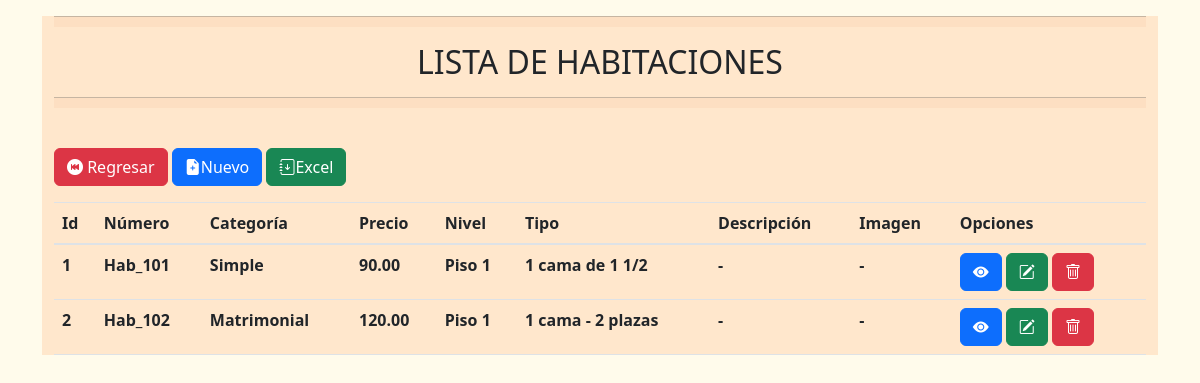
The app's page /vista/habitacion/habitacion.php with its own data.
### tables this page shows
CREATE TABLE `tb_habitacion` (
  `id_habitacion` int(11) NOT NULL,
  `numero` varchar(7) NOT NULL,
  `categoria` varchar(50) NOT NULL,
  `precio` decimal(10,2) NOT NULL,
  `nivel` varchar(20) DEFAULT NULL,
  `tipo` varchar(50) DEFAULT NULL,
  `descripcion` varchar(255) DEFAULT NULL,
  `imagen` varchar(255) DEFAULT NULL
);

### conection/conection.php (called while the page is built)
<?php
    class db{
        private $host= "localhost";
        private $dbname="db_casagrauhotel";
        private $user="root";
        private $password="123";
        public function conexion(){
            try{
                $PDO = new PDO("mysql:host=".$this->host.";dbname=".$this->dbname,$this->user,$this->password);
                return $PDO;
            }catch(PDOException $e){
                return $e->getMessage();
            }
        }
    }
?>

### control/habitacioncontrol.php (called while the page is built, shortened)
<?php
    class habitacionControl{
        private $model;
        public function __construct()
        {
            require_once("c://xampp/htdocs/casagrau/model/habitacionmodel.php");
            $this->model = new habitacionModel();
        }
        public function index(){
            return ($this->model->index()) ? $this->model->index() : false;
        }
    }
?>

### model/habitacionmodel.php (called while the page is built, shortened)
<?php
    class habitacionModel{
        private $PDO;
        public function __construct()
        {
            require_once("c://xampp/htdocs/casagrau/conection/conection.php");
            $con = new db();
            $this->PDO = $con->conexion();
        }
        public function index(){
            $stament = $this->PDO->prepare("SELECT * FROM tb_habitacion");
            return ($stament->execute()) ? $stament->fetchAll() : false;
        }
    }
?>

### vista/habitacion/habitacion.php (the view, shortened to what this page needs)
<?php
    require_once("C://xampp/htdocs/casagrau/vista/head/head.php");
    require_once("C://xampp/htdocs/casagrau/control/habitacioncontrol.php");
    $obj = new habitacionControl();
    $rows = $obj->index();
?>
<!DOCTYPE html>
<html lang="es">
   <head>
   <link rel="stylesheet" href="https://cdn.jsdelivr.net/npm/bootstrap-icons@1.10.4/font/bootstrap-icons.css">
   </head>
      <body style="background-color: #FFFBEB;">
        <div class="container">
        <div class="container-fluid" style="background-color: #FFE7CC;">
            <div style="text-align: center;">
            <hr style="height:10px;background:#F8CBA6">
            <h2>LISTA DE HABITACIONES</h2>
            <hr style="height:10px;background:#F8CBA6">
        </div></br>
    <div class="mb-3">
        <a href="/casagrau/admin.php" class="btn btn-danger"> <i class="bi bi-skip-backward-circle-fill"></i> Regresar</a>
        <a href="create.php" class="btn btn-primary"><i class="bi bi-file-earmark-plus-fill"></i>Nuevo</a>
        <a href="excel.php" class="btn btn-success"><i class="bi bi-journal-arrow-down"></i>Excel</a>
    </div>
<table class="table">
    <thead>
        <tr  style="border: 50px;">
            <th scope="col">Id</th>
            <th scope="col">Número</th>
            <th scope="col">Categoría</th>
            <th scope="col">Precio</th>
            <th scope="col">Nivel</th>
            <th scope="col">Tipo</th>
            <th scope="col">Descripción</th>
            <th scope="col">Imagen</th>
            <th scope="col">Opciones</th>
        </tr>
    </thead>
    <tbody>
        <?php if($rows): ?>
            <?php foreach($rows as $row): ?>
                <tr>
                    <th><?= $row[0] ?></th>
                    <th><?= $row[1] ?></th>
                    <th><?= $row[2] ?></th>
                    <th><?= $row[3] ?></th>
                    <th><?= $row[4] ?></th>
                    <th><?= $row[5] ?></th>
                    <th><?= $row[6] ?></th>
                    <th><?= $row[7] ?></th>
                    <th>
                        <a href="show.php?numero=<?= $row[1]?>" class="btn btn-primary"><i class="bi bi-eye-fill"></i></a>
                        <a href="edit.php?numero=<?= $row[1]?>" class="btn btn-success"><i class="bi bi-pencil-square"></i></a>
                        <a class="btn btn-danger" data-bs-toggle="modal" data-bs-target="#id<?=$row[0]?>"><i class="bi bi-trash" style="color: #fff;"></i></a>
                    </th>
                </tr>
            <?php endforeach; ?>
        <?php else: ?>
            <tr>
                <td colspan="3" class="text-center">No hay registros actualmente</td>
            </tr>
        <?php endif; ?>
    </tbody>
</table>
<body>
</body>
</html>

### records on screen
tb_habitacion: id_habitacion "1", numero "Hab_101", categoria "Simple", precio "90.00", nivel "Piso 1", tipo "1 cama de 1 1/2", descripcion "-", imagen "-"
tb_habitacion: id_habitacion "2", numero "Hab_102", categoria "Matrimonial", precio "120.00", nivel "Piso 1", tipo "1 cama - 2 plazas", descripcion "-", imagen "-"
